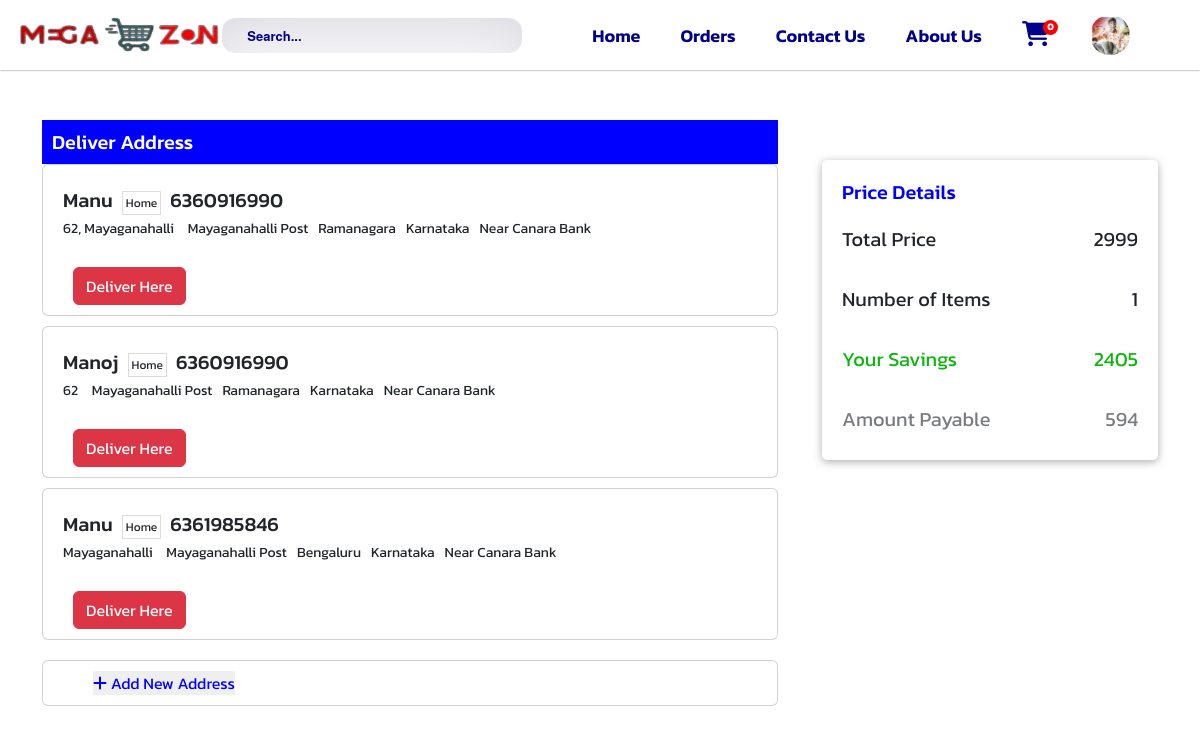
The page /checkout/37/ (signed in) on the database its author committed.
### Electronics_Ecommerce/models.py (models this page shows, shortened)
class Profile(models.Model):
    user = models.OneToOneField(User, on_delete=models.CASCADE)
    user_avatar = models.ImageField(upload_to="user_profile")
    mobile_no = models.IntegerField(null=True, blank=True, default=0)
    gender = models.CharField(max_length=50, null=True, blank=True, default='')
    otp = models.IntegerField(default=0)

class DeliverAddress(models.Model):
    deliver_address_id = models.AutoField(primary_key=True)
    user = models.ForeignKey(User, on_delete=models.CASCADE)
    deliver_name = models.CharField(max_length=50, null=True, blank=True)
    deliver_mobile_no = models.IntegerField(null=True, blank=True, default=None)
    deliver_pincode = models.IntegerField(null=True, blank=True, default=None)
    deliver_locality = models.CharField(max_length=100, null=True, blank=True)
    deliver_address = models.TextField(max_length=500, null=True, blank=True)
    deliver_city = models.CharField(max_length=100, null=True, blank=True)
    deliver_state = models.CharField(max_length=100, null=True, blank=True)
    deliver_landmark = models.CharField(max_length=100, null=True, blank=True)
    deliver_alternative_mobile_no = models.IntegerField(null=True, blank=True, default=None)
    deliver_type = models.CharField(max_length=10, null=True, blank=True)

class product(models.Model):
    products_id = models.AutoField(primary_key=True)
    products_name = models.CharField(max_length=50)
    products_title = models.CharField(max_length=50)
    product_slug = models.SlugField(unique=True)
    products_price = MoneyField(
        max_digits=19, decimal_places=0, default_currency='INR')
    products_selling_price = MoneyField(
        max_digits=19, decimal_places=0, default_currency='INR')
    product_discount = models.CharField(max_length=20)
    product_description = models.TextField(max_length=500)
    product_image_first = models.ImageField(
        upload_to='images/', max_length=255)
    free_delivery = models.BooleanField()
    cash_on_delivery = models.BooleanField()
    product_return = models.BooleanField()
    product_average = models.DecimalField(
        null=True, editable=False, decimal_places=1, max_digits=3)
    no_of_reviews = models.IntegerField(default=0)
    featured_product = models.BooleanField(default=False)
    latest_product = models.BooleanField(default=False)
    top_rated_product = models.BooleanField(default=False)
    reviewed_product = models.BooleanField(default=False)
    tag = models.CharField(null=True, max_length=20, default='nothing')
    category_id = models.ForeignKey(category, on_delete=models.CASCADE)
    sub_category_id = models.ForeignKey(sub_category, on_delete=models.CASCADE)
    brand_id = models.ForeignKey(brand, on_delete=models.CASCADE)
    main_category_id = models.ForeignKey(
        main_category, on_delete=models.CASCADE, default=2)

### Electronics_Ecommerce/views.py (the view)
# urls.py: path('checkout/<str:order_from>/', views.Checkout, name='checkout'),
@login_required(login_url='login')
def Checkout(request, order_from):
    if request.user.is_authenticated:
        user_avater = Profile.objects.get(user=request.user)
    else:
        user_avater=None
    if order_from == "addtocart":
        cart_products = Addtocart.objects.filter(user_id=request.user)
        no_of_items = cart_products.count()
        without_discount_total = 0
        for i in cart_products:
            without_discount_total += i.product.products_price
        savings = 0
        for i in cart_products:
            minus_value = i.product.products_price - i.product.products_selling_price
            minus_value *= i.quantity
            savings += minus_value
        total_price = 0
        for i in cart_products:
            total_price += i.total
    else:
        cart_products = product.objects.get(products_id=order_from)
        without_discount_total = cart_products.products_price
        savings = cart_products.products_price - cart_products.products_selling_price
        total_price = cart_products.products_selling_price
        no_of_items = 1
    cart_product = Addtocart.objects.filter(user_id=request.user)
    no_of_carts = cart_product.count()
    deliver_address = DeliverAddress.objects.filter(user=request.user)
    context = {
        'no_of_carts':no_of_carts,
        'no_of_items':no_of_items,
        'savings':savings,
        'tot':total_price,
        'deliver_address':deliver_address,
        'without_discount_total':without_discount_total,
        'order_from':order_from,
        'user_avater':user_avater
    }
    return render(request, 'checkout.html', context)

### Electronics_Ecommerce/templates/checkout.html (shortened to what this page needs)
{% load static %}
<!DOCTYPE html>
<html lang="en">
<head>
    <link rel="stylesheet" href="https://cdn.jsdelivr.net/npm/bootstrap@4.3.1/dist/css/bootstrap.min.css">
    <link rel="stylesheet" href="https://cdn.jsdelivr.net/npm/bootstrap@5.2.3/dist/css/bootstrap.min.css">
    <link rel="stylesheet" href="{% static 'css/scrollbar.css' %}" />
    <link rel="stylesheet" href="{% static 'css/addtocart.css' %}">
    <link rel="stylesheet" href="https://cdnjs.cloudflare.com/ajax/libs/font-awesome/6.2.0/css/all.css">
    <link rel="stylesheet" href="{% static '/css/checkout.css' %}">
</head>
<body>
    {% include "top-navbar.html" %}
    <div class="container" style="margin-top: 120px; margin-bottom: 20px;">
        <div class="row">
            <div class="col-md-8">
                <h4 style="background-color:blue; color:#fff; padding: 10px 10px; font-size: 20px; margin-bottom:0;">Deliver Address</h4>
                {% if deliver_address or selected_delivery_address %}
                {% for del_add in deliver_address %}
                    <div class="row" id="del_add_sel">
                        <div class="col-md-12">
                            <div class="card" style="background-color:#fff; margin-bottom:10px;">
                                <div class="row">
                                <div class="col-md-12" style="margin-left: 20px;">
                                    <label for="address" style="padding:20px 0;"><span style="font-size:20px; font-weight:500;">{{ del_add.deliver_name }}</span><span id="del_type" style="margin-left:10px; font-size: 12px;">{{ del_add.deliver_type }}</span><span style="margin-left:10px; font-size:20px; font-weight:500;">{{ del_add.deliver_mobile_no }}</span><br><span style="font-size:14px;">{{ del_add.deliver_address }}</span>
                                        <span style="margin-left:10px; font-size:14px;">{{ del_add.deliver_locality }}</span><span style="margin-left:10px; font-size:14px;">{{ del_add.deliver_city }}</span><span style="margin-left:10px; font-size:14px;">{{ del_add.deliver_state }}</span><span style="margin-left:10px; font-size:14px;">{{ del_add.deliver_landmark }}</span>
                                    </label>
                                </div>
                                <div class="row">
                                    <div class="col-md-4">
                                        <a href="{% url 'select-deliver-address' del_add.deliver_address_id order_from %}" class="btn btn-danger" style="margin-left: 30px; margin-bottom:10px;">Deliver Here</a>
                                    </div>
                                </div>
                            </div>
                            </div>
                        </div>
                    </div>
                {% endfor %}
                <div class="card" style="margin-top: 10px; margin-bottom:10px; padding: 10px; {% if selected_delivery_address %}display:none;{% endif %}">
                    <div class="row">
                        <div class="col-md-4">
                            <button style="border:none; outline:none; color: blue; margin-left: 40px;" onclick="show_deliver_form()"><i class="fa-solid fa-plus"></i>  Add New Address</button>
                        </div>
                    </div>
                </div>
                {% endif %}
            </div>
            <div class="col-md-4">
                <div class="cart-total">
                    <h5 style="color: blue; margin-bottom: 20px;">Price Details</h5>
                    <p>
                        <span>Total Price</span>
                        <span>{{ without_discount_total }}</span>
                    </p>
                    <p>
                        <span>Number of Items</span>
                        <span>{{ no_of_items }}</span>
                    </p>
                    <p>
                        <span style="color:rgb(12, 182, 12);">Your Savings</span>
                        <span style="color:rgb(12, 182, 12);">{{ savings }}</span>
                    </p>
                    <p>
                        <span style="opacity: 60%;">Amount Payable</span>
                        <span style="opacity: 60%;">{{ tot }}</span>
                    </p>
                </div>
            </div>
            </div>
        </div>
</body>
</html>

### Electronics_Ecommerce/templates/top-navbar.html (shortened to what this page needs)
{% load static %}
<!DOCTYPE html>
<html lang="en">
<head>
    <link rel="stylesheet" href="{% static '/css/top-navbar.css' %}" />
</head>
<body>
    <header id="top_nav">
        <a href="/" id="logo"><img src="{% static '/images/logo (2).png' %}" alt=""></a>
        <div class="headernav">
            <ul id="subnavbar">
                <section class="main">
                    <form class="search" method="get" action="{% url 'searchproductpage' %}" >
                        <input type="search" name="q" id="tags" placeholder="Search..." autocomplete="off" onfocusout="hide_searchbar()" />
                    </form>
               </section>
                <li class="main_nav_link">
                    <a href="/" class="nav_item {% if link == 'home' %}active{% endif %}">Home</a>
                </li>
                <li class="main_nav_link">
                    <a href="/myorders/" class="nav_item {% if link == 'order' %}active{% endif %}">Orders</a>
                </li>
                <li class="main_nav_link">
                    <a href="/contact-us/" class="nav_item {% if link == 'contact' %}active{% endif %}">Contact Us</a>
                </li>
                <li class="main_nav_link">
                    <a href="/about-us/" class="nav_item {% if link == 'about' %}active{% endif %}">About Us</a>
                </li>
                <li class="main_nav_link {% if link == 'cart' %}active{% endif %}" id="cart">
                    <a href="/cart/"><i class="fa-solid fa-cart-shopping fa-bounce" id="cartlogo"></i> {% if user.is_authenticated %} <span>{{ no_of_carts }}</span> {% endif %}</a>
                </li>
                <li class="user_profile main_nav_link" onclick="show_profile()" style="background-size:100%; {% if user_avater.user_avatar %}background-image: url({{ user_avater.user_avatar.url }});{% else %}background-image: url({% static '/images/default_user_profile.png' %});{% endif %}">
                </li>
            </ul>
        </div>
    </header>
</body>
</html>

### Electronics_Ecommerce/static/css/addtocart.css (style rules this page uses)
.container { margin-top: 110px; margin-bottom: 30px; }
* { font-family: 'Comfortaa', cursive; margin: 0; padding: 0; box-sizing: border-box; }
.container { max-width: 1200px; margin: 0 auto; }
.cart-total { flex: 0.25; margin-left: 20px; padding: 20px; height: 300px; box-shadow: rgba(99, 99, 99, 0.521) 0px 2px 8px 0px; border-radius: 5px; position: sticky; top: 160px; }
.cart-total p { display: flex; justify-content: space-between; margin-bottom: 30px; font-size: 20px; }
@media screen and (max-width: 1220px) { .container { max-width: 95%; } }

### Electronics_Ecommerce/static/css/checkout.css (style rules this page uses)
#del_type { box-shadow: rgba(0, 0, 0, 0.02) 0px 1px 3px 0px, rgba(27, 31, 35, 0.15) 0px 0px 0px 1px; padding: 2px 3px; }

### Electronics_Ecommerce/static/css/top-navbar.css (style rules this page uses)
* { margin: 0; padding: 0; box-sizing: border-box; font-family: 'Kanit'; }
body { background-color: #fff; }
#top_nav { display: flex; justify-content: space-between; align-items: center; width: 100%; height: 70px; background-color: #fff; color: blue; box-sizing: border-box; box-shadow: 0 0 2px #706e6e; position: fixed; top: 0px; z-index: 999; }
header a { position: relative; left: 10px; }
header a img { width: 220px; height: 40px; }
header .headernav { display: flex; justify-content: space-between; align-items: center; position: relative; left: -100px; }
header .headernav ul { display: flex; justify-content: center; align-items: center; padding: 20px 30px; margin-bottom: 0; margin-right: -90px; }
header .headernav ul .main_nav_link { list-style: none; padding: 0 20px; font-weight: 600; }
header .headernav ul .user_profile { background-size: 100%; width: 30px; height: 40px; border-radius: 50%; margin: 0 30px; position: relative; }
header .headernav ul li a { text-decoration: none; font-size: 18px; font-weight: 600; color: darkblue; transition: 0.5s; }
.headernav ul li a span { height: 15px; width: 15px; background: red; font-size: 10px; color: #ffffff; line-height: 13px; text-align: center; font-weight: 700; display: inline-block; border-radius: 50%; position: absolute; top: -3px; right: -8px; }
#cartlogo { font-size: 25px; transition: 1s; }
header .headernav ul li .nav_item::before { content: ''; position: absolute; bottom: calc(0% - 10px); left: calc(0% - 10px); width: 0%; height: 3px; background-color: orangered; transition: 0.5s; }
input { font-family: 'HelveticaNeue', 'Helvetica Neue', Helvetica, Arial, sans-serif; font-size: 13px; color: #555860; }
.search { position: relative; margin: 0 auto; width: 300px; }
.search input { position: relative; right: 40px; height: 35px; width: 100%; padding: 0 12px 0 25px; background: white url("https://cssdeck.com/uploads/media/items/5/5JuDgOa.png") 8px 11px no-repeat; color: darkblue; font-weight: 600; border-width: 1px; border-style: solid; border: none; border-radius: 13px; -webkit-box-sizing: border-box; -moz-box-sizing: border-box; -ms-box-sizing: border-box; -o-box-sizing: border-box; box-sizing: border-box; -webkit-box-shadow: inset 0 1px #e5e7ed, 0 1px 0 #fcfcfc; -moz-box-shadow: inset 0 1px #e5e7ed, 0 1px 0 #fcfcfc; -ms-box-shadow: inset 0 1px #e5e7ed, 0 1px 0 #fcfcfc; -o-box-shadow: inset 0 1px #e5e7ed, 0 1px 0 #fcfcfc; box-shadow: inset 0 1px #e5e7ed, 0 1px 0 #fcfcfc; box-shadow: rgba(50, 50, 93, 0.185) 0px 30px 60px -12px inset, rgba(0, 0, 0, 0) 0px 18px 36px -18px inset; }
.search input::placeholder { color: darkblue; font-weight: 600; }

### rows shown on the page
Profile: user_avatar (picture)
DeliverAddress: deliver_name "Manu", deliver_type "Home", deliver_mobile_no "6360916990", deliver_address "62, Mayaganahalli", deliver_locality "Mayaganahalli Post", deliver_city "Ramanagara", deliver_state "Karnataka", deliver_landmark "Near Canara Bank"
DeliverAddress: deliver_name "Manoj", deliver_type "Home", deliver_mobile_no "6360916990", deliver_address "62", deliver_locality "Mayaganahalli Post", deliver_city "Ramanagara", deliver_state "Karnataka", deliver_landmark "Near Canara Bank"
DeliverAddress: deliver_name "Manu", deliver_type "Home", deliver_mobile_no "6361985846", deliver_address "Mayaganahalli", deliver_locality "Mayaganahalli Post", deliver_city "Bengaluru", deliver_state "Karnataka", deliver_landmark "Near Canara Bank"
product: products_price "2999", products_selling_price "594"

### other values the page prints
{{ no_of_carts }} "0"
{{ no_of_items }} "1"
{{ savings }} "2405"
